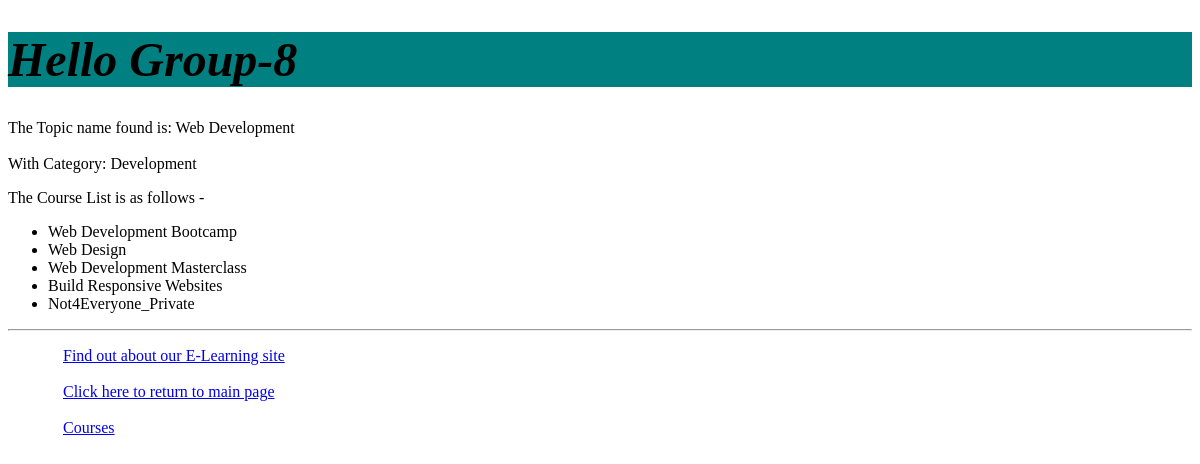
Before: /myapp/1/ with the older database file.
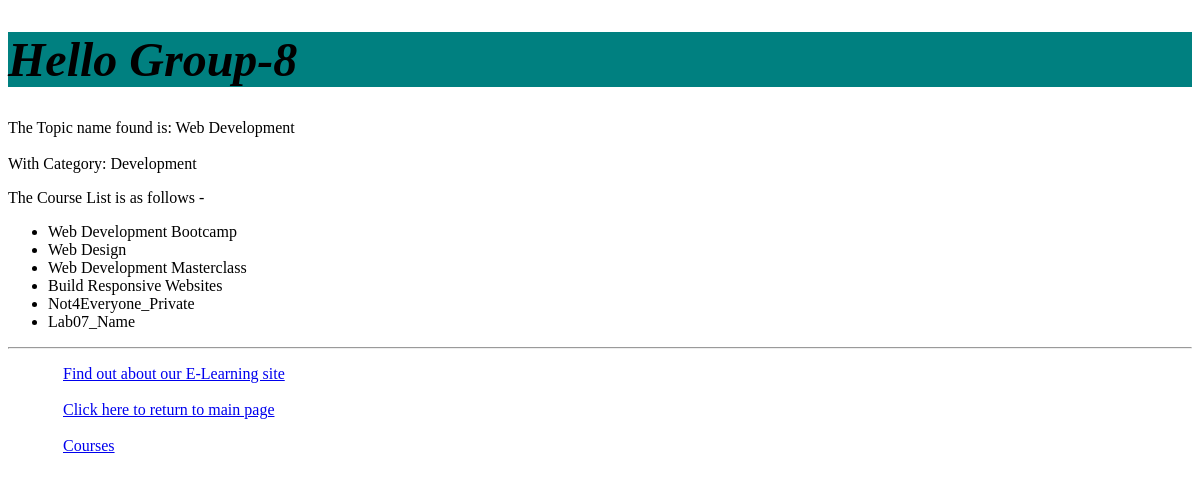
After: the same page with the newer database file.
### myapp/models.py (models this page shows, shortened)
class Course(models.Model):
    topic = models.ForeignKey(Topic, related_name='courses', on_delete=models.CASCADE)
    name = models.CharField(max_length=200)
    price = models.DecimalField(max_digits=10, decimal_places=2)
    for_everyone = models.BooleanField(default=True)
    description = models.TextField(max_length=300, null=True, blank=True)
    interested = models.PositiveIntegerField(default=0)
    stages = models.PositiveIntegerField(default=3)

class Topic(models.Model):
    name = models.CharField(max_length=200)
    category = models.CharField(max_length=20, null=False, blank=False, default='Development')

### myapp/views.py (the view)
# urls.py: path(r'<int:top_no>/', views.detail),
def detail(request, top_no):
    course = Course.objects.filter(topic__id__contains=top_no)
    if (len(course) > 0):
        return render(request, 'myapp/detail.html', {'course': course})
    else:
        return get_object_or_404(Course, topic_id=top_no)

### myapp/templates/myapp/detail.html
{% extends 'myapp/base.html' %}
{% block body_block %}
<p>
    The Topic name found is:
    {{ course.first.topic.name }}
    <br><br>
    With Category:
    {{ course.first.topic.category }}
</p>
<p>The Course List is as follows - </p>
<ul>
    {% for item in course %}
    <li> {{ item.name}} </li>
    {% endfor %}
</ul>
{% endblock %}

Changed rows visible on the page:
added Course: name "Lab07_Name"
